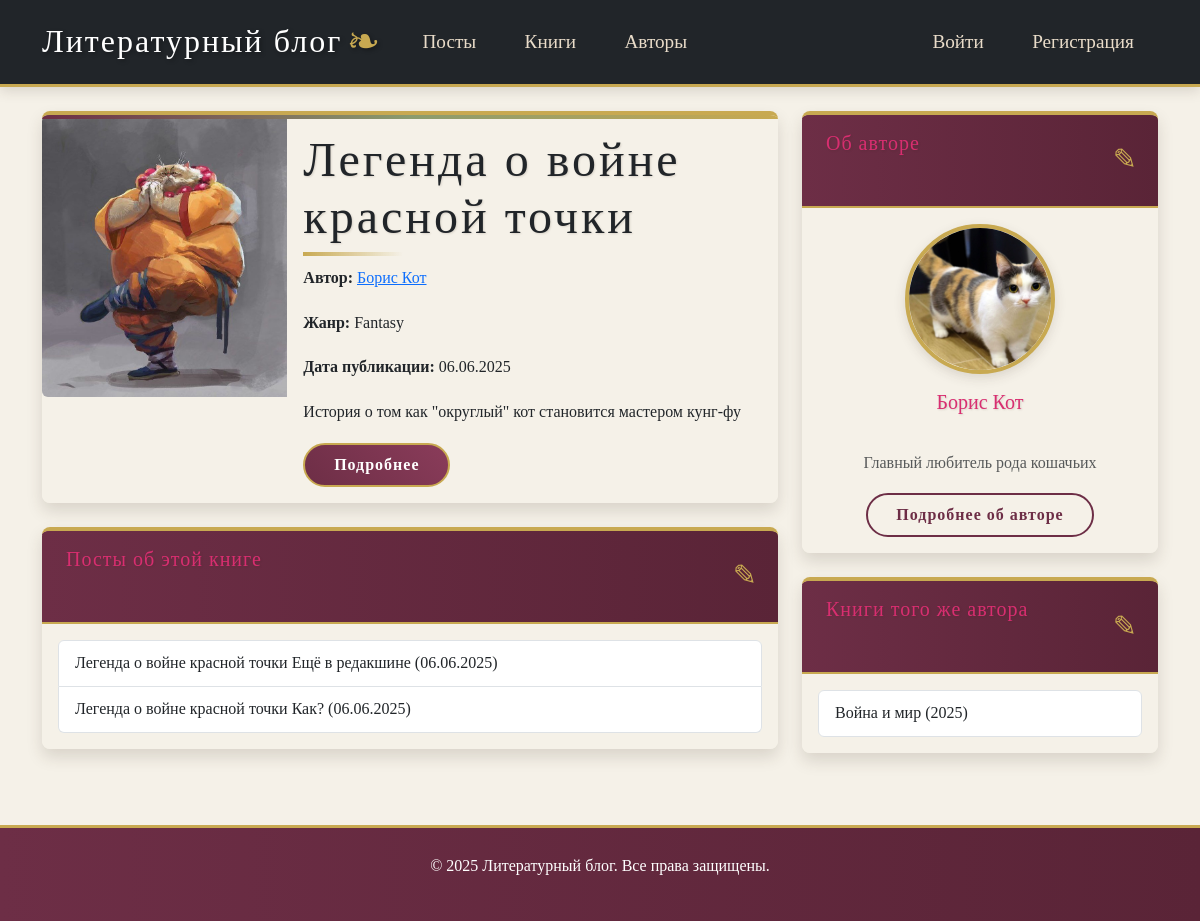
The app's page /books/7/ with its own data.
### literature/models.py (models this page shows, shortened)
class Book(models.Model):
    title = models.CharField(max_length=200)
    author = models.ForeignKey(Author, on_delete=models.CASCADE, related_name='books')
    genre = models.ForeignKey(Genre, on_delete=models.SET_NULL, null=True, related_name='books')
    published_date = models.DateField()
    description = models.TextField()
    cover = models.ImageField(upload_to='book_covers/', blank=True)

class Author(models.Model):
    user = models.OneToOneField(User, on_delete=models.CASCADE, related_name='author_profile')
    bio = models.TextField()
    birth_date = models.DateField(null=True, blank=True)
    photo = models.ImageField(upload_to='authors/', blank=True)

class Genre(models.Model):
    name = models.CharField(max_length=100, unique=True)
    description = models.TextField(blank=True)

class Post(models.Model):
    class Status(models.TextChoices):
        DRAFT = 'DF', 'Draft'
        PUBLISHED = 'PB', 'Published'
        ARCHIVED = 'AR', 'Archived'
    title = models.CharField(max_length=250)
    slug = models.SlugField(max_length=250, unique_for_date='publish')
    author = models.ForeignKey(User, on_delete=models.CASCADE, related_name='blog_posts')
    book = models.ForeignKey(Book, on_delete=models.CASCADE, related_name='posts')
    body = models.TextField(validators=[MinLengthValidator(10)])
    publish = models.DateTimeField(default=timezone.now)
    created = models.DateTimeField(auto_now_add=True)
    updated = models.DateTimeField(auto_now=True)
    status = models.CharField(max_length=2, choices=Status.choices, default=Status.DRAFT)
    class Meta:
        ordering = ['-publish']
        indexes = [models.Index(fields=['-publish']),]

### literature/views.py (the view)
# urls.py: path('books/<int:pk>/', views.BookDetailView.as_view(), name='book_detail'),
class BookDetailView(DetailView):
    model = Book
    template_name = 'literature/book/detail.html'

### literature/templates/literature/book/detail.html (shortened to what this page needs)
{% extends "literature/base.html" %}
{% block content %}
<div class="row">
    <div class="col-md-8">
        <div class="card mb-4">
            <div class="row g-0">
                <div class="col-md-4">
                    {% if book.cover %}
                        <img src="{{ book.cover.url }}"
                             class="img-fluid rounded-start"
                             alt="{{ book.title }}">
                    {% else %}
                        <div class="bg-light d-flex align-items-center justify-content-center h-100">
                            <span class="text-muted">Нет обложки</span>
                        </div>
                    {% endif %}
                </div>
                <div class="col-md-8">
                   <div class="card-body">
    <h1 class="card-title">{{ book.title }}</h1>
    <p class="card-text">
        <strong>Автор:</strong>
        <a href="{% url 'literature:author_detail' book.author.pk %}">
            {{ book.author.user.get_full_name }}
        </a>
    </p>
                        <p class="card-text">
                            <strong>Жанр:</strong> {{ book.genre.name }}
                        </p>
                        <p class="card-text">
        <strong>Дата публикации:</strong> {{ book.published_date|date:"d.m.Y" }}
    </p>
                        <p class="card-text">{{ book.description|linebreaks }}</p>
                        <div class="d-flex gap-2 mt-3">
    <a href="{% url 'literature:book_detail' book.pk %}" class="btn btn-primary">Подробнее</a>
</div>
                    </div>
                </div>
            </div>
        </div>
        <div class="card mb-4">
            <div class="card-header">
                <h5>Посты об этой книге</h5>
            </div>
            <div class="card-body">
                {% if book.posts.all %}
                    <div class="list-group">
                        {% for post in book.posts.all %}
                            <a href="{% url 'literature:post_detail' post.pk %}"
                               class="list-group-item list-group-item-action">
                                {{ post.title }} ({{ post.publish|date:"d.m.Y" }})
                            </a>
                        {% endfor %}
                    </div>
                {% else %}
                    <p>Пока нет постов об этой книге.</p>
                {% endif %}
            </div>
        </div>
    </div>
    <div class="col-md-4">
        <div class="card mb-4">
            <div class="card-header">
                <h5>Об авторе</h5>
            </div>
            <div class="card-body text-center">
                {% if book.author.photo %}
                    <img src="{{ book.author.photo.url }}"
                         alt="{{ book.author.user.get_full_name }}"
                         class="author-photo mb-3">
                {% endif %}
                <h5>{{ book.author.user.get_full_name }}</h5>
                <p class="text-muted">{{ book.author.bio|truncatewords:30 }}</p>
                <a href="{% url 'literature:author_detail' book.author.pk %}" class="btn btn-outline-primary">
                    Подробнее об авторе
                </a>
            </div>
        </div>
        <div class="card mb-4">
            <div class="card-header">
                <h5>Книги того же автора</h5>
            </div>
            <div class="card-body">
                <div class="list-group">
                    {% for author_book in book.author.books.all %}
                        {% if author_book != book %}
                            <a href="{% url 'literature:book_detail' author_book.pk %}"
                               class="list-group-item list-group-item-action">
                                {{ author_book.title }} ({{ author_book.published_date|date:"Y" }})
                            </a>
                        {% endif %}
                    {% empty %}
                        <p>Других книг этого автора нет</p>
                    {% endfor %}
                </div>
            </div>
        </div>
    </div>
</div>
{% endblock %}

### literature/static/literature/css/styles.css (style rules this page uses)
:root { --parchment: #f5f1e8; --ink: #3a2e22; --gold: #c8a951; --burgundy: #6d2e46; --sage: #8a9b6e; --shadow: rgba(58, 46, 34, 0.15); }
body { font-family: 'Bookish', Georgia, serif; line-height: 1.8; color: var(--ink); background-color: var(--parchment); background-image: url('paper-texture.png'); padding-top: 0; position: relative; overflow-x: hidden; }
body::before { content: ""; position: fixed; top: 0; left: 0; width: 100%; height: 100%; background-image: url('ink-splatter.png'); background-size: 30%; background-position: right bottom; background-repeat: no-repeat; opacity: 0.05; z-index: -1; }
.card { border: none; border-radius: 8px; overflow: hidden; box-shadow: 0 8px 16px var(--shadow); background-color: rgba(245, 241, 232, 0.85); transition: transform 0.4s ease, box-shadow 0.4s ease; position: relative; margin-bottom: 2rem; border-top: 4px solid var(--gold); }
.card::before { content: ""; position: absolute; top: 0; left: 0; right: 0; height: 4px; background: linear-gradient(90deg, var(--burgundy), var(--sage), var(--gold)); }
.card-header { background: linear-gradient(to right, var(--burgundy), #5a2437); color: #f8f3e6; font-family: 'Scroll', cursive; font-size: 1.5rem; letter-spacing: 1px; border-bottom: 2px solid var(--gold); position: relative; padding: 1rem 1.5rem; }
.card-header::after { content: "✎"; position: absolute; right: 20px; top: 50%; transform: translateY(-50%); color: var(--gold); font-size: 1.8rem; }
.btn { border-radius: 30px; padding: 0.5rem 1.8rem; font-weight: bold; transition: all 0.3s ease; position: relative; overflow: hidden; border: 2px solid transparent; font-family: 'Scroll', cursive; letter-spacing: 1px; }
.btn::before { content: ""; position: absolute; top: 0; left: 0; width: 100%; height: 100%; background: rgba(255, 255, 255, 0.1); transform: translateX(-100%); transition: transform 0.3s ease; }
.btn-primary { background: linear-gradient(45deg, var(--burgundy), #8a3c5a); border-color: var(--gold); }
.btn-outline-primary { color: var(--burgundy); border-color: var(--burgundy); background: transparent; }
h1, h2, h3, h4, h5, h6 { font-family: 'Scroll', cursive; color: #d82e70;; text-shadow: 1px 1px 2px var(--shadow); position: relative; padding-bottom: 10px; margin-bottom: 25px; }
h1 { font-size: 3rem; letter-spacing: 3px; }
h1::after { content: ""; position: absolute; bottom: 0; left: 0; width: 100px; height: 4px; background: linear-gradient(90deg, var(--gold), transparent); }
.author-photo { width: 150px; height: 150px; object-fit: cover; border-radius: 50%; border: 4px solid var(--gold); box-shadow: 0 4px 12px var(--shadow); position: relative; background: white; }
.author-photo::after { content: ""; position: absolute; top: -8px; left: -8px; right: -8px; bottom: -8px; border: 2px solid var(--sage); border-radius: 50%; z-index: -1; }
.card, .comment, .book-cover, .author-photo { animation: fadeIn 0.6s ease forwards; }

### records on screen
Book: cover (picture), title "Легенда о войне красной точки", author.user.get_full_name "Борис Кот", genre.name "Fantasy", published_date "06.06.2025", description "История о том как \"округлый\" кот становится мастером кунг-фу", author.photo (picture), author.bio "Главный любитель рода кошачьих"
Post: title "Легенда о войне красной точки Ещё в редакшине", publish "06.06.2025"
Post: title "Легенда о войне красной точки Как?", publish "06.06.2025"
Book: title "Война и мир", published_date "2025"
